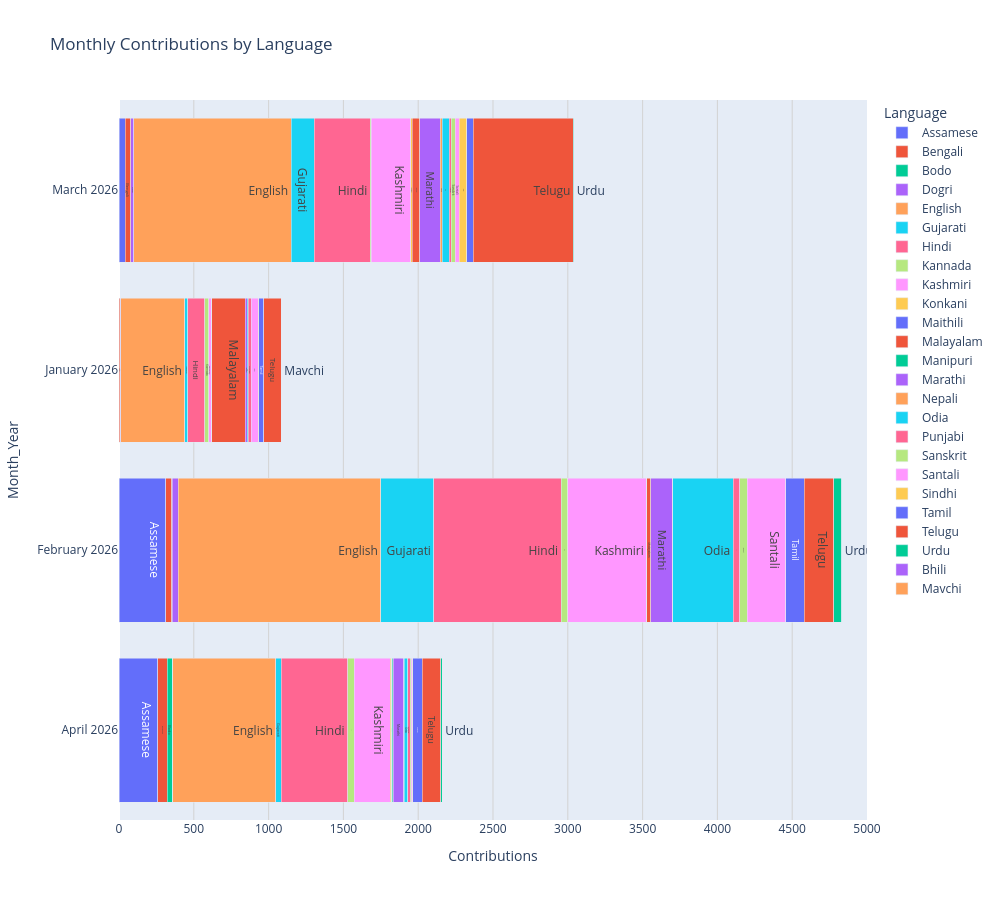

The notebook cell saved with this chart:
### Code cell
import plotly.express as px

monthly_lang_contrib = df2.groupby(['Month_Year','Language'])['Contributions'].sum().reset_index()

fig_month = px.bar(
    monthly_lang_contrib,
    x='Contributions',
    y='Month_Year',
    color='Language',
    text='Language',
    height=900,
    width=1000,   # horizontal bars
    barmode='stack',
    title="Monthly Contributions by Language"
)

# ✅ Auto text placement
fig_month.update_traces(textposition='auto')

# ✅ Set x-axis range 0–5000 with divisions of 500
fig_month.update_layout(
    xaxis=dict(
        range=[0, 5000],   # axis goes from 0 to 5000
        dtick=500,         # tick marks every 500
        showgrid=True,     # optional: show gridlines at each tick
        gridcolor="lightgrey"
    )
)

fig_month.show()

### Figure 1 — Plotly figure (JSON) as saved in the notebook; plotly's stock layout.template omitted (floating-point values rounded to 4 significant figures)
{"data": [{"hovertemplate": "Language=%{text}<br>Contributions=%{x}<br>Month_Year=%{y}<extra></extra>", "legendgroup": "Assamese", "marker": {"color": "#636efa", "pattern": {"shape": ""}}, "name": "Assamese", "orientation": "h", "showlegend": true, "text": ["Assamese", "Assamese", "Assamese", "Assamese"], "textposition": "auto", "type": "bar", "x": [260, 311, 0, 41], "xaxis": "x", "y": ["April 2026", "February 2026", "January 2026", "March 2026"], "yaxis": "y"}, {"hovertemplate": "Language=%{text}<br>Contributions=%{x}<br>Month_Year=%{y}<extra></extra>", "legendgroup": "Bengali", "marker": {"color": "#EF553B", "pattern": {"shape": ""}}, "name": "Bengali", "orientation": "h", "showlegend": true, "text": ["Bengali", "Bengali", "Bengali", "Bengali"], "textposition": "auto", "type": "bar", "x": [62, 42, 8, 38], "xaxis": "x", "y": ["April 2026", "February 2026", "January 2026", "March 2026"], "yaxis": "y"}, {"hovertemplate": "Language=%{text}<br>Contributions=%{x}<br>Month_Year=%{y}<extra></extra>", "legendgroup": "Bodo", "marker": {"color": "#00cc96", "pattern": {"shape": ""}}, "name": "Bodo", "orientation": "h", "showlegend": true, "text": ["Bodo", "Bodo"], "textposition": "auto", "type": "bar", "x": [36, 2], "xaxis": "x", "y": ["April 2026", "February 2026"], "yaxis": "y"}, {"hovertemplate": "Language=%{text}<br>Contributions=%{x}<br>Month_Year=%{y}<extra></extra>", "legendgroup": "Dogri", "marker": {"color": "#ab63fa", "pattern": {"shape": ""}}, "name": "Dogri", "orientation": "h", "showlegend": true, "text": ["Dogri", "Dogri", "Dogri", "Dogri"], "textposition": "auto", "type": "bar", "x": [0, 42, 4, 21], "xaxis": "x", "y": ["April 2026", "February 2026", "January 2026", "March 2026"], "yaxis": "y"}, {"hovertemplate": "Language=%{text}<br>Contributions=%{x}<br>Month_Year=%{y}<extra></extra>", "legendgroup": "English", "marker": {"color": "#FFA15A", "pattern": {"shape": ""}}, "name": "English", "orientation": "h", "showlegend": true, "text": ["English", "English", "English", "English"], "textposition": "auto", "type": "bar", "x": [690, 1354, 429, 1051], "xaxis": "x", "y": ["April 2026", "February 2026", "January 2026", "March 2026"], "yaxis": "y"}, {"hovertemplate": "Language=%{text}<br>Contributions=%{x}<br>Month_Year=%{y}<extra></extra>", "legendgroup": "Gujarati", "marker": {"color": "#19d3f3", "pattern": {"shape": ""}}, "name": "Gujarati", "orientation": "h", "showlegend": true, "text": ["Gujarati", "Gujarati", "Gujarati", "Gujarati"], "textposition": "auto", "type": "bar", "x": [36, 354, 18, 155], "xaxis": "x", "y": ["April 2026", "February 2026", "January 2026", "March 2026"], "yaxis": "y"}, {"hovertemplate": "Language=%{text}<br>Contributions=%{x}<br>Month_Year=%{y}<extra></extra>", "legendgroup": "Hindi", "marker": {"color": "#FF6692", "pattern": {"shape": ""}}, "name": "Hindi", "orientation": "h", "showlegend": true, "text": ["Hindi", "Hindi", "Hindi", "Hindi"], "textposition": "auto", "type": "bar", "x": [444, 850, 114, 374], "xaxis": "x", "y": ["April 2026", "February 2026", "January 2026", "March 2026"], "yaxis": "y"}, {"hovertemplate": "Language=%{text}<br>Contributions=%{x}<br>Month_Year=%{y}<extra></extra>", "legendgroup": "Kannada", "marker": {"color": "#B6E880", "pattern": {"shape": ""}}, "name": "Kannada", "orientation": "h", "showlegend": true, "text": ["Kannada", "Kannada", "Kannada", "Kannada"], "textposition": "auto", "type": "bar", "x": [43, 45, 26, 6], "xaxis": "x", "y": ["April 2026", "February 2026", "January 2026", "March 2026"], "yaxis": "y"}, {"hovertemplate": "Language=%{text}<br>Contributions=%{x}<br>Month_Year=%{y}<extra></extra>", "legendgroup": "Kashmiri", "marker": {"color": "#FF97FF", "pattern": {"shape": ""}}, "name": "Kashmiri", "orientation": "h", "showlegend": true, "text": ["Kashmiri", "Kashmiri", "Kashmiri", "Kashmiri"], "textposition": "auto", "type": "bar", "x": [243, 528, 20, 264], "xaxis": "x", "y": ["April 2026", "February 2026", "January 2026", "March 2026"], "yaxis": "y"}, {"hovertemplate": "Language=%{text}<br>Contributions=%{x}<br>Month_Year=%{y}<extra></extra>", "legendgroup": "Konkani", "marker": {"color": "#FECB52", "pattern": {"shape": ""}}, "name": "Konkani", "orientation": "h", "showlegend": true, "text": ["Konkani", "Konkani"], "textposition": "auto", "type": "bar", "x": [9, 11], "xaxis": "x", "y": ["April 2026", "March 2026"], "yaxis": "y"}, {"hovertemplate": "Language=%{text}<br>Contributions=%{x}<br>Month_Year=%{y}<extra></extra>", "legendgroup": "Maithili", "marker": {"color": "#636efa", "pattern": {"shape": ""}}, "name": "Maithili", "orientation": "h", "showlegend": true, "text": ["Maithili", "Maithili", "Maithili", "Maithili"], "textposition": "auto", "type": "bar", "x": [0, 0, 0, 0], "xaxis": "x", "y": ["April 2026", "February 2026", "January 2026", "March 2026"], "yaxis": "y"}, {"hovertemplate": "Language=%{text}<br>Contributions=%{x}<br>Month_Year=%{y}<extra></extra>", "legendgroup": "Malayalam", "marker": {"color": "#EF553B", "pattern": {"shape": ""}}, "name": "Malayalam", "orientation": "h", "showlegend": true, "text": ["Malayalam", "Malayalam", "Malayalam", "Malayalam"], "textposition": "auto", "type": "bar", "x": [5, 28, 225, 49], "xaxis": "x", "y": ["April 2026", "February 2026", "January 2026", "March 2026"], "yaxis": "y"}, {"hovertemplate": "Language=%{text}<br>Contributions=%{x}<br>Month_Year=%{y}<extra></extra>", "legendgroup": "Manipuri", "marker": {"color": "#00cc96", "pattern": {"shape": ""}}, "name": "Manipuri", "orientation": "h", "showlegend": true, "text": ["Manipuri"], "textposition": "auto", "type": "bar", "x": [4], "xaxis": "x", "y": ["April 2026"], "yaxis": "y"}, {"hovertemplate": "Language=%{text}<br>Contributions=%{x}<br>Month_Year=%{y}<extra></extra>", "legendgroup": "Marathi", "marker": {"color": "#ab63fa", "pattern": {"shape": ""}}, "name": "Marathi", "orientation": "h", "showlegend": true, "text": ["Marathi", "Marathi", "Marathi", "Marathi"], "textposition": "auto", "type": "bar", "x": [72, 146, 12, 137], "xaxis": "x", "y": ["April 2026", "February 2026", "January 2026", "March 2026"], "yaxis": "y"}, {"hovertemplate": "Language=%{text}<br>Contributions=%{x}<br>Month_Year=%{y}<extra></extra>", "legendgroup": "Nepali", "marker": {"color": "#FFA15A", "pattern": {"shape": ""}}, "name": "Nepali", "orientation": "h", "showlegend": true, "text": ["Nepali", "Nepali", "Nepali"], "textposition": "auto", "type": "bar", "x": [2, 1, 13], "xaxis": "x", "y": ["April 2026", "February 2026", "March 2026"], "yaxis": "y"}, {"hovertemplate": "Language=%{text}<br>Contributions=%{x}<br>Month_Year=%{y}<extra></extra>", "legendgroup": "Odia", "marker": {"color": "#19d3f3", "pattern": {"shape": ""}}, "name": "Odia", "orientation": "h", "showlegend": true, "text": ["Odia", "Odia", "Odia", "Odia"], "textposition": "auto", "type": "bar", "x": [24, 402, 7, 48], "xaxis": "x", "y": ["April 2026", "February 2026", "January 2026", "March 2026"], "yaxis": "y"}, {"hovertemplate": "Language=%{text}<br>Contributions=%{x}<br>Month_Year=%{y}<extra></extra>", "legendgroup": "Punjabi", "marker": {"color": "#FF6692", "pattern": {"shape": ""}}, "name": "Punjabi", "orientation": "h", "showlegend": true, "text": ["Punjabi", "Punjabi", "Punjabi", "Punjabi"], "textposition": "auto", "type": "bar", "x": [18, 43, 20, 13], "xaxis": "x", "y": ["April 2026", "February 2026", "January 2026", "March 2026"], "yaxis": "y"}, {"hovertemplate": "Language=%{text}<br>Contributions=%{x}<br>Month_Year=%{y}<extra></extra>", "legendgroup": "Sanskrit", "marker": {"color": "#B6E880", "pattern": {"shape": ""}}, "name": "Sanskrit", "orientation": "h", "showlegend": true, "text": ["Sanskrit", "Sanskrit", "Sanskrit", "Sanskrit"], "textposition": "auto", "type": "bar", "x": [6, 52, 0, 28], "xaxis": "x", "y": ["April 2026", "February 2026", "January 2026", "March 2026"], "yaxis": "y"}, {"hovertemplate": "Language=%{text}<br>Contributions=%{x}<br>Month_Year=%{y}<extra></extra>", "legendgroup": "Santali", "marker": {"color": "#FF97FF", "pattern": {"shape": ""}}, "name": "Santali", "orientation": "h", "showlegend": true, "text": ["Santali", "Santali", "Santali", "Santali"], "textposition": "auto", "type": "bar", "x": [7, 257, 49, 27], "xaxis": "x", "y": ["April 2026", "February 2026", "January 2026", "March 2026"], "yaxis": "y"}, {"hovertemplate": "Language=%{text}<br>Contributions=%{x}<br>Month_Year=%{y}<extra></extra>", "legendgroup": "Sindhi", "marker": {"color": "#FECB52", "pattern": {"shape": ""}}, "name": "Sindhi", "orientation": "h", "showlegend": true, "text": ["Sindhi", "Sindhi", "Sindhi"], "textposition": "auto", "type": "bar", "x": [4, 2, 49], "xaxis": "x", "y": ["April 2026", "January 2026", "March 2026"], "yaxis": "y"}, {"hovertemplate": "Language=%{text}<br>Contributions=%{x}<br>Month_Year=%{y}<extra></extra>", "legendgroup": "Tamil", "marker": {"color": "#636efa", "pattern": {"shape": ""}}, "name": "Tamil", "orientation": "h", "showlegend": true, "text": ["Tamil", "Tamil", "Tamil", "Tamil"], "textposition": "auto", "type": "bar", "x": [61, 123, 35, 42], "xaxis": "x", "y": ["April 2026", "February 2026", "January 2026", "March 2026"], "yaxis": "y"}, {"hovertemplate": "Language=%{text}<br>Contributions=%{x}<br>Month_Year=%{y}<extra></extra>", "legendgroup": "Telugu", "marker": {"color": "#EF553B", "pattern": {"shape": ""}}, "name": "Telugu", "orientation": "h", "showlegend": true, "text": ["Telugu", "Telugu", "Telugu", "Telugu"], "textposition": "auto", "type": "bar", "x": [126, 197, 114, 671], "xaxis": "x", "y": ["April 2026", "February 2026", "January 2026", "March 2026"], "yaxis": "y"}, {"hovertemplate": "Language=%{text}<br>Contributions=%{x}<br>Month_Year=%{y}<extra></extra>", "legendgroup": "Urdu", "marker": {"color": "#00cc96", "pattern": {"shape": ""}}, "name": "Urdu", "orientation": "h", "showlegend": true, "text": ["Urdu", "Urdu", "Urdu", "Urdu"], "textposition": "auto", "type": "bar", "x": [8, 54, 1, 1], "xaxis": "x", "y": ["April 2026", "February 2026", "January 2026", "March 2026"], "yaxis": "y"}, {"hovertemplate": "Language=%{text}<br>Contributions=%{x}<br>Month_Year=%{y}<extra></extra>", "legendgroup": "Bhili", "marker": {"color": "#ab63fa", "pattern": {"shape": ""}}, "name": "Bhili", "orientation": "h", "showlegend": true, "text": ["Bhili"], "textposition": "auto", "type": "bar", "x": [0], "xaxis": "x", "y": ["February 2026"], "yaxis": "y"}, {"hovertemplate": "Language=%{text}<br>Contributions=%{x}<br>Month_Year=%{y}<extra></extra>", "legendgroup": "Mavchi", "marker": {"color": "#FFA15A", "pattern": {"shape": ""}}, "name": "Mavchi", "orientation": "h", "showlegend": true, "text": ["Mavchi"], "textposition": "auto", "type": "bar", "x": [1], "xaxis": "x", "y": ["January 2026"], "yaxis": "y"}], "layout": {"barmode": "stack", "height": 900, "legend": {"title": {"text": "Language"}, "tracegroupgap": 0}, "title": {"text": "Monthly Contributions by Language"}, "width": 1000, "xaxis": {"anchor": "y", "domain": [0, 1], "dtick": 500, "gridcolor": "lightgrey", "range": [0, 5000], "showgrid": true, "title": {"text": "Contributions"}}, "yaxis": {"anchor": "x", "domain": [0, 1], "title": {"text": "Month_Year"}}}}
